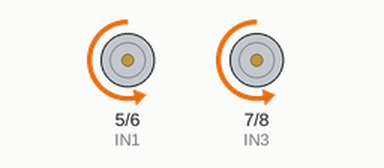
Simulated run of this sketch. Board: Arduino Uno, built with avr-gcc and run on an emulated ATmega328P. Parts: motor-driver pin pairs drawn as motors (green arrow = first pin HIGH = forward, orange = second pin HIGH = backward, longer = more drive, scaled by the enable pin).

Above: at 1.5 s.
At 4.5 s:
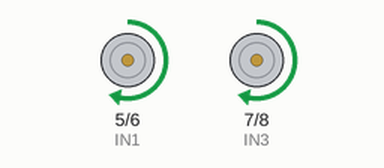
At 7.5 s:
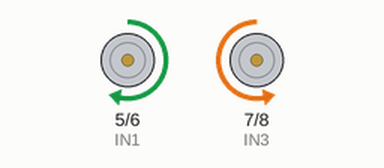
At 10.5 s:
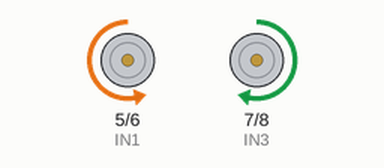
Timing chart, 0 to 15.6 s (numbered marks = the images above):
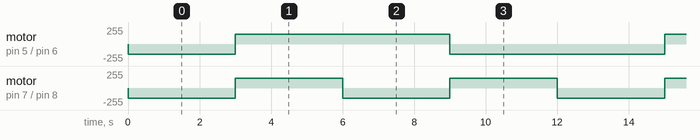

Measured:
- by itself, motor on pin 5 (IN1) / pin 6 (IN2): repeats every 12.0 s: forward 150/255 6.0 s, backward 150/255 6.0 s
- by itself, motor on pin 7 (IN3) / pin 8 (IN4): alternates forward 150/255 for 3.0 s and backward 150/255 for 3.0 s

The sketch:

Prueba_funcionamientomotores.ino
```cpp
//motor 1
int ENA = 11;
int IN1 = 5;
int IN2 = 6;

//motor 2
int IN3 = 7;
int IN4 = 8;
int ENB = 10;

void setup ()
{
  // Declaramos todos los pines como salidas
  pinMode (IN1, OUTPUT);
  pinMode (IN2, OUTPUT);
  pinMode (ENA, OUTPUT);
  pinMode (IN3, OUTPUT);
  pinMode (IN4, OUTPUT);
  pinMode (ENB, OUTPUT);
}

void loop()
{
adelante();
atras();
izquierda();
derecha();


}

void adelante()
{
  digitalWrite(IN1, LOW);
  digitalWrite(IN2, HIGH);
  digitalWrite(IN3, LOW);
  digitalWrite(IN4, HIGH);
  analogWrite(ENA, 150);
  analogWrite(ENB, 150);
  delay(3000);
}

void atras()
{
  digitalWrite(IN1, HIGH);
  digitalWrite(IN2, LOW);
  digitalWrite(IN3, HIGH);
  digitalWrite(IN4, LOW);
  analogWrite(ENA, 150);
  analogWrite(ENB, 150);
  delay(3000);

}
void izquierda()
{
  digitalWrite(IN1, HIGH);
  digitalWrite(IN2, LOW);
  digitalWrite(IN3, LOW);
  digitalWrite(IN4, HIGH);
  analogWrite(ENA, 150);
  analogWrite(ENB, 150);
  delay(3000);
}

void derecha()
{

  digitalWrite(IN1, LOW);
  digitalWrite(IN2, HIGH);
  digitalWrite(IN3, HIGH);
  digitalWrite(IN4, LOW);
  analogWrite(ENA, 150);
  analogWrite(ENB, 150);
  delay(3000);
}
```
